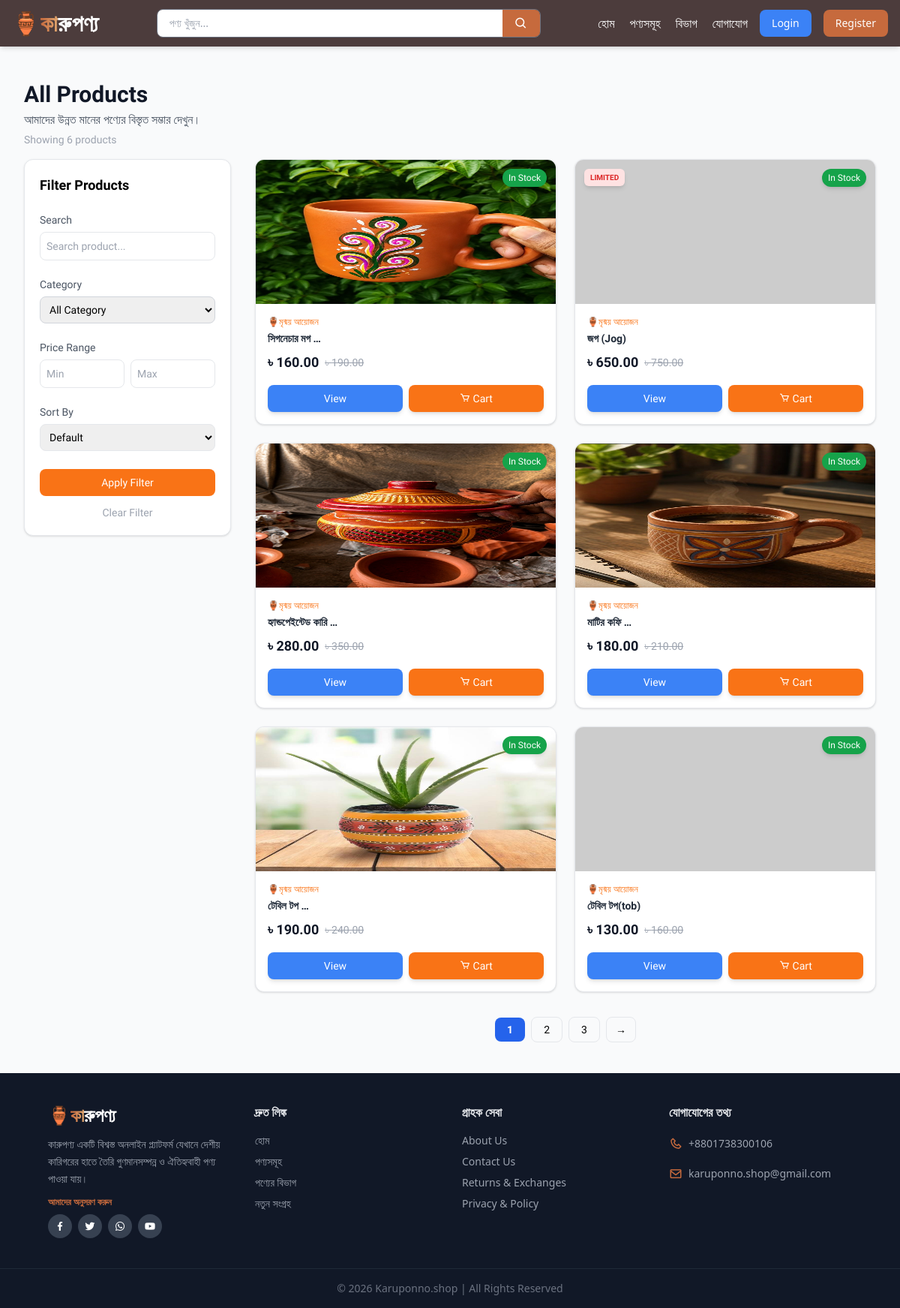
Screenshot of /products/ with the database file from the repository.
### backend/models.py (models this page shows, shortened)
class Product(models.Model):
    product_name=models.CharField(max_length=100)
    slug=models.SlugField(max_length=50,unique=True)
    category=models.ForeignKey(Category,on_delete=models.CASCADE)
    description=models.TextField(blank=True)
    price=models.DecimalField(max_digits=10,decimal_places=2)
    old_price=models.DecimalField(max_digits=10,decimal_places=2,null=True,blank=True)
    stock=models.PositiveBigIntegerField(default=1)
    available=models.BooleanField(default=True)
    weight=models.DecimalField(max_digits=10,decimal_places=2,null=True,blank=True,help_text="Weight in kg")
    main_image=models.ImageField(upload_to='products/%Y/%m/%d')
    created_date=models.DateTimeField(auto_now_add=True)
    updated_date=models.DateTimeField(auto_now=True)
    product_details=models.TextField(null=True,blank=True)
    order = models.PositiveIntegerField(default=0)
    class Meta:
        ordering = ['order']

class Category(models.Model):
    category_name=models.CharField(max_length=50)
    slug=models.SlugField(max_length=30,unique=True)
    image=models.ImageField(upload_to='products/%Y/%m/%d')
    description=models.TextField(blank=True)
    order = models.PositiveIntegerField(default=0)
    class Meta:
        ordering = ['order']
    def __str__(self):
        return self.category_name

### backend/views/product_views.py (the view)
# urls.py: path('products/',views.product_list,name='product_list'),
def product_list(request):
    products=Product.objects.all()
    categories=Category.objects.all()
    category=request.GET.get('category')
    min_price=request.GET.get('min_price')
    max_price=request.GET.get('max_price')
    search=request.GET.get('search')
    sort=request.GET.get('sort')
    q = request.GET.get('q', '')
    if q:
        products = Product.objects.filter(
            product_name__icontains=q,
            available=True
        )
    else:
        products = Product.objects.filter(available=True)
    if category:
        products=products.filter(category__slug=category)
    if min_price:
        products=products.filter(price__gte=min_price)
    if max_price:
        products=products.filter(price__lte=max_price)
    if search:
        products=products.filter(product_name__icontains=search)
    if sort == 'low':
        products = products.order_by('price')
    elif sort == 'high':
        products = products.order_by('-price')
    elif sort == 'latest':
        products = products.order_by('-id')
    paginator = Paginator(products, 6) # প্রতি page এ 6টা
    page_number = request.GET.get('page')
    products = paginator.get_page(page_number)
    return render(request,'shop/product_list.html',{
        'products':products,
        'categories':categories,
        'q':q,
       })

### backend/context_processors.py (called while the page is built)
def cart_item_count(request):
    if request.user.is_authenticated:
        cart_items = Cart.objects.filter(user=request.user)
        total_items = sum(item.quantity for item in cart_items)
    else:
        total_items = 0
    return {'cart_item_count': total_items}

### backend/templates/shop/product_list.html (shortened to what this page needs)
{% extends 'base.html' %}
{% load static %}
{% block content %}
<section class="font-['Tiro_Bangla'] py-6 bg-gray-50 mt-10">
    <div class="max-w-7xl mx-auto px-4 md:px-8">
        <div class="mb-4">
            <h2 class="text-3xl font-bold text-gray-900 mb-1">All Products</h2>
            <p class="text-gray-600 mt-1">আমাদের উন্নত মানের পণ্যের বিস্তৃত সম্ভার দেখুন।</p>
            <p class="text-gray-400 text-sm mt-1">Showing {{ products|length }} products</p>
        </div>
        <div class="flex flex-col lg:flex-row gap-8 mt-4">
            <aside class="w-full lg:w-1/4">
                <form method="GET"id="filter-form" class="bg-white hidden lg:block p-5 rounded-xl shadow border sticky top-20">
                    <h3 class="text-lg font-semibold mb-5">Filter Products</h3>
                    <div class="mb-5">
                        <label class="text-sm font-medium text-gray-600">Search</label>
                        <input type="text" name="search" value="{{ request.GET.search }}"
                            placeholder="Search product..."
                            class="w-full border p-2 rounded-lg mt-1 text-sm focus:outline-none focus:border-orange-400" />
                    </div>
                    <div class="mb-5">
                        <label class="text-sm font-medium text-gray-600">Category</label>
                        <select name="category"
                            class="w-full border border-gray-300 p-2 rounded-lg mt-1 text-sm focus:outline-none focus:border-orange-400">
                            <option value="">All Category</option>
                        </select>
                    </div>
                    <div class="mb-5">
                        <label class="text-sm font-medium text-gray-600">Price Range</label>
                        <div class="flex gap-2 mt-1">
                            <input type="number" name="min_price" placeholder="Min"
                                value="{{ request.GET.min_price }}"
                                class="w-full border p-2 rounded-lg text-sm focus:outline-none focus:border-orange-400" />
                            <input type="number" name="max_price" placeholder="Max"
                                value="{{ request.GET.max_price }}"
                                class="w-full border p-2 rounded-lg text-sm focus:outline-none focus:border-orange-400" />
                        </div>
                    </div>
                    <div class="mb-6">
                        <label class="text-sm font-medium text-gray-600">Sort By</label>
                        <select name="sort" class="w-full border p-2 rounded-lg mt-1 text-sm focus:outline-none focus:border-orange-400">
                            <option value="">Default</option>
                        </select>
                    </div>
                    <button type="submit"
                        class="w-full bg-orange-500 text-white py-2 rounded-lg hover:bg-orange-600 transition text-sm font-medium">
                        Apply Filter
                    </button>
                    <a href="{% url 'backend:product_list' %}"
                        class="block text-center mt-3 text-sm text-gray-400 hover:text-gray-600 transition">
                        Clear Filter
                    </a>
                </form>
            </aside>
            <div class="w-full lg:w-3/4">
                <div class="grid grid-cols-2 sm:grid-cols-2 xl:grid-cols-3 gap-6">
                    {% for product in products %}
                    <div class="bg-white border rounded-xl shadow hover:shadow-lg hover:border-gray-300 transition-all duration-300 group relative flex flex-col h-full overflow-hidden">
                        {% if product.stock > 0 and product.stock < 5 %}
                        <span class="absolute top-3 left-3 z-10 bg-red-100 text-red-600 text-[10px] font-bold px-2 py-1 rounded-md uppercase shadow-md">
                            Limited
                        </span>
                        {% endif %}
                        {% if product.stock > 0 %}
                        <span class="absolute top-3 right-3 z-10 bg-green-600 text-white text-xs px-2 py-1 rounded-full shadow-md">
                            In Stock
                        </span>
                        {% else %}
                        <span class="absolute top-3 right-3 z-10 bg-red-500 text-white text-xs px-2 py-1 rounded-full">
                            Out of Stock
                        </span>
                        {% endif %}
                        <div class="overflow-hidden">
                            {% if product.stock > 0 %}
                            <a href="{% url 'backend:product_detail' product.slug %}">
                                <img src="{{ product.main_image.url }}"
                                    onerror="this.src='https://placehold.co/400x300?text=No+Image'"
                                    class="w-full h-48 object-cover-fit group-hover:scale-105 transition-transform duration-300" />
                            </a>
                            {% else %}
                            <img src="{{ product.main_image.url }}"
                                onerror="this.src='https://placehold.co/400x300?text=No+Image'"
                                class="w-full h-48 object-cover opacity-50" />
                            {% endif %}
                        </div>
                        <div class="p-2 md:p-4 flex flex-col flex-grow">
                            <p class="text-xs text-orange-500 mb-1">{{ product.category }}</p>
                            <h3 class="font-semibold text-gray-800 text-sm group-hover:text-green-600 transition">
                                <a href="{% url 'backend:product_detail' product.slug %}">
                                    {{ product.product_name|truncatewords:2 }}
                                </a>
                            </h3>
                            <div class="mt-2 flex flex-wrap gap-2 items-center">
                                <span class="text-lg font-bold text-gray-900">৳ {{ product.price }}</span>
                                {% if product.old_price %}
                                <span class="text-sm text-gray-400 line-through">৳ {{ product.old_price }}</span>
                                {% endif %}
                            </div>
                            <div class="mt-auto pt-4 flex gap-2 text-sm">
                                {% if product.stock > 0 %}
                                <a href="{% url 'backend:product_detail' product.slug %}"
                                    class="flex-1 text-center text-white bg-blue-500 py-2 rounded-lg hover:bg-blue-600 transition shadow-md">
                                    View
                                </a>
                                <a href="{% url 'backend:cart_add' product.id %}"
                                    class="flex-1 text-center bg-orange-500 text-white py-2 rounded-lg hover:bg-orange-600 transition shadow-md">
                                    <i class="bx bx-cart"></i> Cart
                                </a>
                                {% else %}
                                <button disabled
                                    class="flex-1 bg-gray-100 py-2 text-gray-400 rounded-lg cursor-not-allowed text-sm">
                                    Out of Stock
                                </button>
                                {% endif %}
                            </div>
                        </div>
                    </div>
                    {% endfor %}
                </div>
                {% if products.paginator.num_pages > 1 %}
                <nav class="mt-10 flex justify-center mb-6">
                    <ul class="flex items-center gap-2 text-sm">
                        {% for num in products.paginator.page_range %}
                            {% if products.number == num %}
                            <li>
                                <span class="px-4 py-2 bg-blue-600 text-white rounded-lg font-semibold">{{ num }}</span>
                            </li>
                            {% elif num > products.number|add:'-3' and num < products.number|add:'3' %}
                            <li>
                                <a href="?page={{ num }}&category={{ request.GET.category }}&q={{ request.GET.q }}&sort={{ request.GET.sort }}&min_price={{ request.GET.min_price }}&max_price={{ request.GET.max_price }}"
                                    class="px-4 py-2 border rounded-lg hover:bg-gray-100 transition">{{ num }}</a>
                            </li>
                            {% endif %}
                        {% endfor %}
                        {% if products.has_next %}
                        <li>
                            <a href="?page={{ products.next_page_number }}&category={{ request.GET.category }}&q={{ request.GET.q }}&sort={{ request.GET.sort }}&min_price={{ request.GET.min_price }}&max_price={{ request.GET.max_price }}"
                                class="px-3 py-2 border rounded-lg hover:bg-gray-100 transition">→</a>
                        </li>
                        {% endif %}
                    </ul>
                </nav>
                {% endif %}
            </div>
        </div>
    </div>
</section>
{% endblock %}

### rows the page displays
Product: stock "In Stock", main_image (picture), category "🏺মৃন্ময় আয়োজন", product_name "সিগনেচার মগ …", price "160.00", old_price "190.00"
Product: stock "LIMITED", category "🏺মৃন্ময় আয়োজন", product_name "জগ (Jog)", price "650.00", old_price "750.00"
Product: stock "In Stock", main_image (picture), category "🏺মৃন্ময় আয়োজন", product_name "হ্যান্ডপেইন্টেড কারি …", price "280.00", old_price "350.00"
Product: stock "In Stock", main_image (picture), category "🏺মৃন্ময় আয়োজন", product_name "মাটির কফি …", price "180.00", old_price "210.00"
Product: stock "In Stock", main_image (picture), category "🏺মৃন্ময় আয়োজন", product_name "টেবিল টপ …", price "190.00", old_price "240.00"
Product: stock "In Stock", category "🏺মৃন্ময় আয়োজন", product_name "টেবিল টপ(tob)", price "130.00", old_price "160.00"

### other values shown
{{ products|length }} "6"
{{ num }} "1"
{{ num }} "2" "3"
